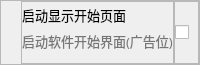
            <widget class="QFrame" name="frame_33">
             <property name="maximumSize">
              <size>
               <width>16777215</width>
               <height>65</height>
              </size>
             </property>
             <property name="font">
              <font>
               <pointsize>10</pointsize>
              </font>
             </property>
             <property name="frameShape">
              <enum>QFrame::StyledPanel</enum>
             </property>
             <property name="frameShadow">
              <enum>QFrame::Raised</enum>
             </property>
             <layout class="QHBoxLayout" name="horizontalLayout_24">
              <property name="spacing">
               <number>0</number>
              </property>
              <property name="leftMargin">
               <number>20</number>
              </property>
              <property name="topMargin">
               <number>0</number>
              </property>
              <property name="rightMargin">
               <number>0</number>
              </property>
              <property name="bottomMargin">
               <number>0</number>
              </property>
              <item>
               <widget class="QFrame" name="frame_34">
                <property name="font">
                 <font>
                  <pointsize>10</pointsize>
                 </font>
                </property>
                <property name="frameShape">
                 <enum>QFrame::StyledPanel</enum>
                </property>
                <property name="frameShadow">
                 <enum>QFrame::Raised</enum>
                </property>
                <layout class="QVBoxLayout" name="verticalLayout_18">
                 <property name="spacing">
                  <number>0</number>
                 </property>
                 <property name="leftMargin">
                  <number>0</number>
                 </property>
                 <property name="topMargin">
                  <number>0</number>
                 </property>
                 <property name="rightMargin">
                  <number>0</number>
                 </property>
                 <item>
                  <widget class="QLabel" name="label_15">
                   <property name="font">
                    <font>
                     <family>微软雅黑</family>
                     <pointsize>10</pointsize>
                    </font>
                   </property>
                   <property name="text">
                    <string>启动显示开始页面</string>
                   </property>
                  </widget>
                 </item>
                 <item>
                  <widget class="QLabel" name="label_17">
                   <property name="font">
                    <font>
                     <family>微软雅黑</family>
                     <pointsize>10</pointsize>
                    </font>
                   </property>
                   <property name="styleSheet">
                    <string notr="true">color: rgb(118, 118, 118);</string>
                   </property>
                   <property name="text">
                    <string>启动软件开始界面(广告位)</string>
                   </property>
                   <property name="wordWrap">
                    <bool>true</bool>
                   </property>
                  </widget>
                 </item>
                </layout>
               </widget>
              </item>
              <item>
               <widget class="QFrame" name="frame_35">
                <property name="maximumSize">
                 <size>
                  <width>45</width>
                  <height>16777215</height>
                 </size>
                </property>
                <property name="font">
                 <font>
                  <pointsize>10</pointsize>
                 </font>
                </property>
                <property name="frameShape">
                 <enum>QFrame::StyledPanel</enum>
                </property>
                <property name="frameShadow">
                 <enum>QFrame::Raised</enum>
                </property>
                <layout class="QHBoxLayout" name="horizontalLayout_25">
                 <property name="spacing">
                  <number>0</number>
                 </property>
                 <property name="leftMargin">
                  <number>0</number>
                 </property>
                 <property name="topMargin">
                  <number>0</number>
                 </property>
                 <property name="rightMargin">
                  <number>0</number>
                 </property>
                 <property name="bottomMargin">
                  <number>0</number>
                 </property>
                 <item>
                  <widget class="QCheckBox" name="start_face">
                   <property name="maximumSize">
                    <size>
                     <width>25</width>
                     <height>25</height>
                    </size>
                   </property>
                   <property name="font">
                    <font>
                     <pointsize>10</pointsize>
                    </font>
                   </property>
                   <property name="text">
                    <string/>
                   </property>
                  </widget>
                 </item>
                </layout>
               </widget>
              </item>
             </layout>
            </widget>
